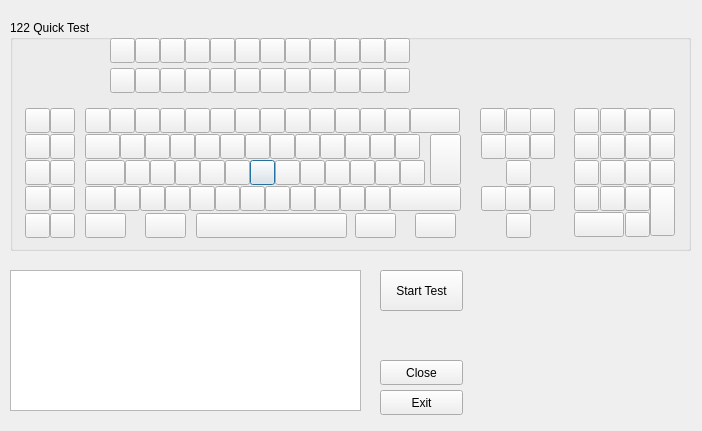
<?xml version="1.0" encoding="UTF-8"?>
<ui version="4.0">
 <class>kb_Quick122</class>
 <widget class="QDialog" name="kb_Quick122">
  <property name="windowModality">
   <enum>Qt::ApplicationModal</enum>
  </property>
  <property name="geometry">
   <rect>
    <x>0</x>
    <y>0</y>
    <width>702</width>
    <height>431</height>
   </rect>
  </property>
  <property name="windowTitle">
   <string>Unicomp - Quick 122 Test</string>
  </property>
  <widget class="QGroupBox" name="grpQuick">
   <property name="geometry">
    <rect>
     <x>10</x>
     <y>20</y>
     <width>681</width>
     <height>231</height>
    </rect>
   </property>
   <property name="title">
    <string>122 Quick Test</string>
   </property>
   <widget class="QPushButton" name="pos036">
    <property name="geometry">
     <rect>
      <x>240</x>
      <y>140</y>
      <width>25</width>
      <height>25</height>
     </rect>
    </property>
    <property name="text">
     <string/>
    </property>
   </widget>
   <widget class="QPushButton" name="pos043">
    <property name="geometry">
     <rect>
      <x>420</x>
      <y>114</y>
      <width>31</width>
      <height>51</height>
     </rect>
    </property>
    <property name="text">
     <string/>
    </property>
   </widget>
   <widget class="QPushButton" name="pos085">
    <property name="geometry">
     <rect>
      <x>520</x>
      <y>88</y>
      <width>25</width>
      <height>25</height>
     </rect>
    </property>
    <property name="text">
     <string/>
    </property>
   </widget>
   <widget class="QPushButton" name="pos021">
    <property name="geometry">
     <rect>
      <x>210</x>
      <y>114</y>
      <width>25</width>
      <height>25</height>
     </rect>
    </property>
    <property name="text">
     <string/>
    </property>
   </widget>
   <widget class="QPushButton" name="pos092">
    <property name="geometry">
     <rect>
      <x>564</x>
      <y>140</y>
      <width>25</width>
      <height>25</height>
     </rect>
    </property>
    <property name="text">
     <string/>
    </property>
   </widget>
   <widget class="QPushButton" name="pos133">
    <property name="geometry">
     <rect>
      <x>375</x>
      <y>18</y>
      <width>25</width>
      <height>25</height>
     </rect>
    </property>
    <property name="text">
     <string/>
    </property>
   </widget>
   <widget class="QPushButton" name="pos055">
    <property name="geometry">
     <rect>
      <x>355</x>
      <y>166</y>
      <width>25</width>
      <height>25</height>
     </rect>
    </property>
    <property name="text">
     <string/>
    </property>
   </widget>
   <widget class="QPushButton" name="pos121">
    <property name="geometry">
     <rect>
      <x>375</x>
      <y>48</y>
      <width>25</width>
      <height>25</height>
     </rect>
    </property>
    <property name="text">
     <string/>
    </property>
   </widget>
   <widget class="QPushButton" name="pos062">
    <property name="geometry">
     <rect>
      <x>345</x>
      <y>193</y>
      <width>41</width>
      <height>25</height>
     </rect>
    </property>
    <property name="text">
     <string/>
    </property>
   </widget>
   <widget class="QPushButton" name="pos039">
    <property name="geometry">
     <rect>
      <x>315</x>
      <y>140</y>
      <width>25</width>
      <height>25</height>
     </rect>
    </property>
    <property name="text">
     <string/>
    </property>
   </widget>
   <widget class="QPushButton" name="pos053">
    <property name="geometry">
     <rect>
      <x>305</x>
      <y>166</y>
      <width>25</width>
      <height>25</height>
     </rect>
    </property>
    <property name="text">
     <string/>
    </property>
   </widget>
   <widget class="QPushButton" name="pos128">
    <property name="geometry">
     <rect>
      <x>250</x>
      <y>18</y>
      <width>25</width>
      <height>25</height>
     </rect>
    </property>
    <property name="text">
     <string/>
    </property>
   </widget>
   <widget class="QPushButton" name="pos132">
    <property name="geometry">
     <rect>
      <x>350</x>
      <y>18</y>
      <width>25</width>
      <height>25</height>
     </rect>
    </property>
    <property name="text">
     <string/>
    </property>
   </widget>
   <widget class="QPushButton" name="pos040">
    <property name="geometry">
     <rect>
      <x>340</x>
      <y>140</y>
      <width>25</width>
      <height>25</height>
     </rect>
    </property>
    <property name="text">
     <string/>
    </property>
   </widget>
   <widget class="QPushButton" name="pos112">
    <property name="geometry">
     <rect>
      <x>150</x>
      <y>48</y>
      <width>25</width>
      <height>25</height>
     </rect>
    </property>
    <property name="text">
     <string/>
    </property>
   </widget>
   <widget class="QPushButton" name="pos065">
    <property name="geometry">
     <rect>
      <x>40</x>
      <y>88</y>
      <width>25</width>
      <height>25</height>
     </rect>
    </property>
    <property name="text">
     <string/>
    </property>
   </widget>
   <widget class="QPushButton" name="pos045">
    <property name="geometry">
     <rect>
      <x>105</x>
      <y>166</y>
      <width>25</width>
      <height>25</height>
     </rect>
    </property>
    <property name="whatsThis">
     <string>&lt;html&gt;&lt;head/&gt;&lt;body&gt;&lt;p&gt;F13&lt;/p&gt;&lt;/body&gt;&lt;/html&gt;</string>
    </property>
    <property name="text">
     <string/>
    </property>
    <property name="checkable">
     <bool>false</bool>
    </property>
   </widget>
   <widget class="QPushButton" name="pos118">
    <property name="geometry">
     <rect>
      <x>300</x>
      <y>48</y>
      <width>25</width>
      <height>25</height>
     </rect>
    </property>
    <property name="text">
     <string/>
    </property>
   </widget>
   <widget class="QPushButton" name="pos012">
    <property name="geometry">
     <rect>
      <x>350</x>
      <y>88</y>
      <width>25</width>
      <height>25</height>
     </rect>
    </property>
    <property name="text">
     <string/>
    </property>
   </widget>
   <widget class="QPushButton" name="pos066">
    <property name="geometry">
     <rect>
      <x>40</x>
      <y>114</y>
      <width>25</width>
      <height>25</height>
     </rect>
    </property>
    <property name="text">
     <string/>
    </property>
   </widget>
   <widget class="QPushButton" name="pos116">
    <property name="geometry">
     <rect>
      <x>250</x>
      <y>48</y>
      <width>25</width>
      <height>25</height>
     </rect>
    </property>
    <property name="text">
     <string/>
    </property>
   </widget>
   <widget class="QPushButton" name="pos099">
    <property name="geometry">
     <rect>
      <x>564</x>
      <y>192</y>
      <width>50</width>
      <height>25</height>
     </rect>
    </property>
    <property name="text">
     <string/>
    </property>
   </widget>
   <widget class="QPushButton" name="pos027">
    <property name="geometry">
     <rect>
      <x>360</x>
      <y>114</y>
      <width>25</width>
      <height>25</height>
     </rect>
    </property>
    <property name="text">
     <string/>
    </property>
   </widget>
   <widget class="QPushButton" name="pos069">
    <property name="geometry">
     <rect>
      <x>40</x>
      <y>193</y>
      <width>25</width>
      <height>25</height>
     </rect>
    </property>
    <property name="text">
     <string/>
    </property>
   </widget>
   <widget class="QPushButton" name="pos026">
    <property name="geometry">
     <rect>
      <x>335</x>
      <y>114</y>
      <width>25</width>
      <height>25</height>
     </rect>
    </property>
    <property name="text">
     <string/>
    </property>
   </widget>
   <widget class="QPushButton" name="pos102">
    <property name="geometry">
     <rect>
      <x>615</x>
      <y>140</y>
      <width>25</width>
      <height>25</height>
     </rect>
    </property>
    <property name="text">
     <string/>
    </property>
   </widget>
   <widget class="QPushButton" name="pos078">
    <property name="geometry">
     <rect>
      <x>471</x>
      <y>166</y>
      <width>25</width>
      <height>25</height>
     </rect>
    </property>
    <property name="text">
     <string/>
    </property>
   </widget>
   <widget class="QPushButton" name="pos007">
    <property name="geometry">
     <rect>
      <x>225</x>
      <y>88</y>
      <width>25</width>
      <height>25</height>
     </rect>
    </property>
    <property name="text">
     <string/>
    </property>
   </widget>
   <widget class="QPushButton" name="pos018">
    <property name="geometry">
     <rect>
      <x>135</x>
      <y>114</y>
      <width>25</width>
      <height>25</height>
     </rect>
    </property>
    <property name="text">
     <string/>
    </property>
   </widget>
   <widget class="QPushButton" name="pos047">
    <property name="geometry">
     <rect>
      <x>155</x>
      <y>166</y>
      <width>25</width>
      <height>25</height>
     </rect>
    </property>
    <property name="text">
     <string/>
    </property>
   </widget>
   <widget class="QPushButton" name="pos106">
    <property name="geometry">
     <rect>
      <x>640</x>
      <y>114</y>
      <width>25</width>
      <height>25</height>
     </rect>
    </property>
    <property name="text">
     <string/>
    </property>
   </widget>
   <widget class="QPushButton" name="pos010">
    <property name="geometry">
     <rect>
      <x>300</x>
      <y>88</y>
      <width>25</width>
      <height>25</height>
     </rect>
    </property>
    <property name="text">
     <string/>
    </property>
   </widget>
   <widget class="QPushButton" name="pos067">
    <property name="geometry">
     <rect>
      <x>40</x>
      <y>140</y>
      <width>25</width>
      <height>25</height>
     </rect>
    </property>
    <property name="text">
     <string/>
    </property>
   </widget>
   <widget class="QPushButton" name="pos024">
    <property name="geometry">
     <rect>
      <x>285</x>
      <y>114</y>
      <width>25</width>
      <height>25</height>
     </rect>
    </property>
    <property name="text">
     <string/>
    </property>
   </widget>
   <widget class="QPushButton" name="pos020">
    <property name="geometry">
     <rect>
      <x>185</x>
      <y>114</y>
      <width>25</width>
      <height>25</height>
     </rect>
    </property>
    <property name="text">
     <string/>
    </property>
   </widget>
   <widget class="QPushButton" name="pos001">
    <property name="geometry">
     <rect>
      <x>75</x>
      <y>88</y>
      <width>25</width>
      <height>25</height>
     </rect>
    </property>
    <property name="text">
     <string/>
    </property>
   </widget>
   <widget class="QPushButton" name="pos130">
    <property name="geometry">
     <rect>
      <x>300</x>
      <y>18</y>
      <width>25</width>
      <height>25</height>
     </rect>
    </property>
    <property name="text">
     <string/>
    </property>
   </widget>
   <widget class="QPushButton" name="pos042">
    <property name="geometry">
     <rect>
      <x>390</x>
      <y>140</y>
      <width>25</width>
      <height>25</height>
     </rect>
    </property>
    <property name="text">
     <string/>
    </property>
   </widget>
   <widget class="QPushButton" name="pos071">
    <property name="geometry">
     <rect>
      <x>15</x>
      <y>114</y>
      <width>25</width>
      <height>25</height>
     </rect>
    </property>
    <property name="text">
     <string/>
    </property>
   </widget>
   <widget class="QPushButton" name="pos103">
    <property name="geometry">
     <rect>
      <x>615</x>
      <y>166</y>
      <width>25</width>
      <height>25</height>
     </rect>
    </property>
    <property name="text">
     <string/>
    </property>
   </widget>
   <widget class="QPushButton" name="pos061">
    <property name="geometry">
     <rect>
      <x>186</x>
      <y>193</y>
      <width>151</width>
      <height>25</height>
     </rect>
    </property>
    <property name="text">
     <string/>
    </property>
   </widget>
   <widget class="QPushButton" name="pos034">
    <property name="geometry">
     <rect>
      <x>190</x>
      <y>140</y>
      <width>25</width>
      <height>25</height>
     </rect>
    </property>
    <property name="text">
     <string/>
    </property>
   </widget>
   <widget class="QPushButton" name="pos051">
    <property name="geometry">
     <rect>
      <x>255</x>
      <y>166</y>
      <width>25</width>
      <height>25</height>
     </rect>
    </property>
    <property name="text">
     <string/>
    </property>
   </widget>
   <widget class="QPushButton" name="pos075">
    <property name="geometry">
     <rect>
      <x>470</x>
      <y>88</y>
      <width>25</width>
      <height>25</height>
     </rect>
    </property>
    <property name="text">
     <string/>
    </property>
   </widget>
   <widget class="QPushButton" name="pos022">
    <property name="geometry">
     <rect>
      <x>235</x>
      <y>114</y>
      <width>25</width>
      <height>25</height>
     </rect>
    </property>
    <property name="text">
     <string/>
    </property>
   </widget>
   <widget class="QPushButton" name="pos050">
    <property name="geometry">
     <rect>
      <x>230</x>
      <y>166</y>
      <width>25</width>
      <height>25</height>
     </rect>
    </property>
    <property name="text">
     <string/>
    </property>
   </widget>
   <widget class="QPushButton" name="pos030">
    <property name="geometry">
     <rect>
      <x>75</x>
      <y>140</y>
      <width>40</width>
      <height>25</height>
     </rect>
    </property>
    <property name="text">
     <string/>
    </property>
   </widget>
   <widget class="QPushButton" name="pos131">
    <property name="geometry">
     <rect>
      <x>325</x>
      <y>18</y>
      <width>25</width>
      <height>25</height>
     </rect>
    </property>
    <property name="text">
     <string/>
    </property>
   </widget>
   <widget class="QPushButton" name="pos080">
    <property name="geometry">
     <rect>
      <x>496</x>
      <y>88</y>
      <width>25</width>
      <height>25</height>
     </rect>
    </property>
    <property name="text">
     <string/>
    </property>
   </widget>
   <widget class="QPushButton" name="pos111">
    <property name="geometry">
     <rect>
      <x>125</x>
      <y>48</y>
      <width>25</width>
      <height>25</height>
     </rect>
    </property>
    <property name="text">
     <string/>
    </property>
   </widget>
   <widget class="QPushButton" name="pos033">
    <property name="geometry">
     <rect>
      <x>165</x>
      <y>140</y>
      <width>25</width>
      <height>25</height>
     </rect>
    </property>
    <property name="text">
     <string/>
    </property>
   </widget>
   <widget class="QPushButton" name="pos017">
    <property name="geometry">
     <rect>
      <x>110</x>
      <y>114</y>
      <width>25</width>
      <height>25</height>
     </rect>
    </property>
    <property name="whatsThis">
     <string>&lt;html&gt;&lt;head/&gt;&lt;body&gt;&lt;p&gt;F13&lt;/p&gt;&lt;/body&gt;&lt;/html&gt;</string>
    </property>
    <property name="text">
     <string/>
    </property>
    <property name="checkable">
     <bool>false</bool>
    </property>
   </widget>
   <widget class="QPushButton" name="pos113">
    <property name="geometry">
     <rect>
      <x>175</x>
      <y>48</y>
      <width>25</width>
      <height>25</height>
     </rect>
    </property>
    <property name="text">
     <string/>
    </property>
   </widget>
   <widget class="QPushButton" name="pos095">
    <property name="geometry">
     <rect>
      <x>590</x>
      <y>88</y>
      <width>25</width>
      <height>25</height>
     </rect>
    </property>
    <property name="text">
     <string/>
    </property>
   </widget>
   <widget class="QPushButton" name="pos126">
    <property name="geometry">
     <rect>
      <x>200</x>
      <y>18</y>
      <width>25</width>
      <height>25</height>
     </rect>
    </property>
    <property name="text">
     <string/>
    </property>
   </widget>
   <widget class="QPushButton" name="pos081">
    <property name="geometry">
     <rect>
      <x>495</x>
      <y>114</y>
      <width>25</width>
      <height>25</height>
     </rect>
    </property>
    <property name="text">
     <string/>
    </property>
   </widget>
   <widget class="QPushButton" name="pos046">
    <property name="geometry">
     <rect>
      <x>130</x>
      <y>166</y>
      <width>25</width>
      <height>25</height>
     </rect>
    </property>
    <property name="text">
     <string/>
    </property>
   </widget>
   <widget class="QPushButton" name="pos120">
    <property name="geometry">
     <rect>
      <x>350</x>
      <y>48</y>
      <width>25</width>
      <height>25</height>
     </rect>
    </property>
    <property name="text">
     <string/>
    </property>
   </widget>
   <widget class="QPushButton" name="pos052">
    <property name="geometry">
     <rect>
      <x>280</x>
      <y>166</y>
      <width>25</width>
      <height>25</height>
     </rect>
    </property>
    <property name="text">
     <string/>
    </property>
   </widget>
   <widget class="QPushButton" name="pos076">
    <property name="geometry">
     <rect>
      <x>471</x>
      <y>114</y>
      <width>25</width>
      <height>25</height>
     </rect>
    </property>
    <property name="text">
     <string/>
    </property>
   </widget>
   <widget class="QPushButton" name="pos068">
    <property name="geometry">
     <rect>
      <x>40</x>
      <y>166</y>
      <width>25</width>
      <height>25</height>
     </rect>
    </property>
    <property name="text">
     <string/>
    </property>
   </widget>
   <widget class="QPushButton" name="pos035">
    <property name="geometry">
     <rect>
      <x>215</x>
      <y>140</y>
      <width>25</width>
      <height>25</height>
     </rect>
    </property>
    <property name="text">
     <string/>
    </property>
   </widget>
   <widget class="QPushButton" name="pos048">
    <property name="geometry">
     <rect>
      <x>180</x>
      <y>166</y>
      <width>25</width>
      <height>25</height>
     </rect>
    </property>
    <property name="text">
     <string/>
    </property>
   </widget>
   <widget class="QPushButton" name="pos016">
    <property name="geometry">
     <rect>
      <x>75</x>
      <y>114</y>
      <width>35</width>
      <height>25</height>
     </rect>
    </property>
    <property name="text">
     <string/>
    </property>
   </widget>
   <widget class="QPushButton" name="pos070">
    <property name="geometry">
     <rect>
      <x>15</x>
      <y>88</y>
      <width>25</width>
      <height>25</height>
     </rect>
    </property>
    <property name="text">
     <string/>
    </property>
   </widget>
   <widget class="QPushButton" name="pos028">
    <property name="geometry">
     <rect>
      <x>385</x>
      <y>114</y>
      <width>25</width>
      <height>25</height>
     </rect>
    </property>
    <property name="text">
     <string/>
    </property>
   </widget>
   <widget class="QPushButton" name="pos064">
    <property name="geometry">
     <rect>
      <x>405</x>
      <y>193</y>
      <width>41</width>
      <height>25</height>
     </rect>
    </property>
    <property name="text">
     <string/>
    </property>
   </widget>
   <widget class="QPushButton" name="pos105">
    <property name="geometry">
     <rect>
      <x>640</x>
      <y>88</y>
      <width>25</width>
      <height>25</height>
     </rect>
    </property>
    <property name="text">
     <string/>
    </property>
   </widget>
   <widget class="QPushButton" name="pos088">
    <property name="geometry">
     <rect>
      <x>520</x>
      <y>166</y>
      <width>25</width>
      <height>25</height>
     </rect>
    </property>
    <property name="text">
     <string/>
    </property>
   </widget>
   <widget class="QPushButton" name="pos037">
    <property name="geometry">
     <rect>
      <x>265</x>
      <y>140</y>
      <width>25</width>
      <height>25</height>
     </rect>
    </property>
    <property name="text">
     <string/>
    </property>
   </widget>
   <widget class="QPushButton" name="pos107">
    <property name="geometry">
     <rect>
      <x>640</x>
      <y>140</y>
      <width>25</width>
      <height>25</height>
     </rect>
    </property>
    <property name="text">
     <string/>
    </property>
   </widget>
   <widget class="QPushButton" name="pos009">
    <property name="geometry">
     <rect>
      <x>275</x>
      <y>88</y>
      <width>25</width>
      <height>25</height>
     </rect>
    </property>
    <property name="text">
     <string/>
    </property>
   </widget>
   <widget class="QPushButton" name="pos110">
    <property name="geometry">
     <rect>
      <x>100</x>
      <y>48</y>
      <width>25</width>
      <height>25</height>
     </rect>
    </property>
    <property name="text">
     <string/>
    </property>
   </widget>
   <widget class="QPushButton" name="pos060">
    <property name="geometry">
     <rect>
      <x>135</x>
      <y>193</y>
      <width>41</width>
      <height>25</height>
     </rect>
    </property>
    <property name="text">
     <string/>
    </property>
   </widget>
   <widget class="QPushButton" name="pos084">
    <property name="geometry">
     <rect>
      <x>496</x>
      <y>193</y>
      <width>25</width>
      <height>25</height>
     </rect>
    </property>
    <property name="text">
     <string/>
    </property>
   </widget>
   <widget class="QPushButton" name="pos004">
    <property name="geometry">
     <rect>
      <x>150</x>
      <y>88</y>
      <width>25</width>
      <height>25</height>
     </rect>
    </property>
    <property name="text">
     <string/>
    </property>
   </widget>
   <widget class="QPushButton" name="pos006">
    <property name="geometry">
     <rect>
      <x>200</x>
      <y>88</y>
      <width>25</width>
      <height>25</height>
     </rect>
    </property>
    <property name="text">
     <string/>
    </property>
   </widget>
   <widget class="QPushButton" name="pos083">
    <property name="geometry">
     <rect>
      <x>495</x>
      <y>166</y>
      <width>25</width>
      <height>25</height>
     </rect>
    </property>
    <property name="text">
     <string/>
    </property>
   </widget>
   <widget class="QPushButton" name="pos015">
    <property name="geometry">
     <rect>
      <x>400</x>
      <y>88</y>
      <width>50</width>
      <height>25</height>
     </rect>
    </property>
    <property name="text">
     <string/>
    </property>
   </widget>
   <widget class="QPushButton" name="pos011">
    <property name="geometry">
     <rect>
      <x>325</x>
      <y>88</y>
      <width>25</width>
      <height>25</height>
     </rect>
    </property>
    <property name="text">
     <string/>
    </property>
   </widget>
   <widget class="QPushButton" name="pos125">
    <property name="geometry">
     <rect>
      <x>175</x>
      <y>18</y>
      <width>25</width>
      <height>25</height>
     </rect>
    </property>
    <property name="text">
     <string/>
    </property>
   </widget>
   <widget class="QPushButton" name="pos031">
    <property name="geometry">
     <rect>
      <x>115</x>
      <y>140</y>
      <width>25</width>
      <height>25</height>
     </rect>
    </property>
    <property name="whatsThis">
     <string>&lt;html&gt;&lt;head/&gt;&lt;body&gt;&lt;p&gt;F13&lt;/p&gt;&lt;/body&gt;&lt;/html&gt;</string>
    </property>
    <property name="text">
     <string/>
    </property>
    <property name="checkable">
     <bool>false</bool>
    </property>
   </widget>
   <widget class="QPushButton" name="pos122">
    <property name="geometry">
     <rect>
      <x>100</x>
      <y>18</y>
      <width>25</width>
      <height>25</height>
     </rect>
    </property>
    <property name="statusTip">
     <string>F13</string>
    </property>
    <property name="whatsThis">
     <string/>
    </property>
    <property name="autoFillBackground">
     <bool>false</bool>
    </property>
    <property name="text">
     <string/>
    </property>
    <property name="checkable">
     <bool>false</bool>
    </property>
    <property name="default">
     <bool>false</bool>
    </property>
    <property name="flat">
     <bool>false</bool>
    </property>
   </widget>
   <widget class="QPushButton" name="pos091">
    <property name="geometry">
     <rect>
      <x>564</x>
      <y>114</y>
      <width>25</width>
      <height>25</height>
     </rect>
    </property>
    <property name="text">
     <string/>
    </property>
   </widget>
   <widget class="QPushButton" name="pos054">
    <property name="geometry">
     <rect>
      <x>330</x>
      <y>166</y>
      <width>25</width>
      <height>25</height>
     </rect>
    </property>
    <property name="text">
     <string/>
    </property>
   </widget>
   <widget class="QPushButton" name="pos114">
    <property name="geometry">
     <rect>
      <x>200</x>
      <y>48</y>
      <width>25</width>
      <height>25</height>
     </rect>
    </property>
    <property name="text">
     <string/>
    </property>
   </widget>
   <widget class="QPushButton" name="pos038">
    <property name="geometry">
     <rect>
      <x>290</x>
      <y>140</y>
      <width>25</width>
      <height>25</height>
     </rect>
    </property>
    <property name="text">
     <string/>
    </property>
   </widget>
   <widget class="QPushButton" name="pos096">
    <property name="geometry">
     <rect>
      <x>590</x>
      <y>114</y>
      <width>25</width>
      <height>25</height>
     </rect>
    </property>
    <property name="text">
     <string/>
    </property>
   </widget>
   <widget class="QPushButton" name="pos093">
    <property name="geometry">
     <rect>
      <x>564</x>
      <y>166</y>
      <width>25</width>
      <height>25</height>
     </rect>
    </property>
    <property name="text">
     <string/>
    </property>
   </widget>
   <widget class="QPushButton" name="pos003">
    <property name="geometry">
     <rect>
      <x>125</x>
      <y>88</y>
      <width>25</width>
      <height>25</height>
     </rect>
    </property>
    <property name="text">
     <string/>
    </property>
   </widget>
   <widget class="QPushButton" name="pos002">
    <property name="geometry">
     <rect>
      <x>100</x>
      <y>88</y>
      <width>25</width>
      <height>25</height>
     </rect>
    </property>
    <property name="text">
     <string/>
    </property>
   </widget>
   <widget class="QPushButton" name="pos058">
    <property name="geometry">
     <rect>
      <x>75</x>
      <y>193</y>
      <width>41</width>
      <height>25</height>
     </rect>
    </property>
    <property name="text">
     <string/>
    </property>
   </widget>
   <widget class="QPushButton" name="pos101">
    <property name="geometry">
     <rect>
      <x>615</x>
      <y>114</y>
      <width>25</width>
      <height>25</height>
     </rect>
    </property>
    <property name="text">
     <string/>
    </property>
   </widget>
   <widget class="QPushButton" name="pos057">
    <property name="geometry">
     <rect>
      <x>380</x>
      <y>166</y>
      <width>71</width>
      <height>25</height>
     </rect>
    </property>
    <property name="text">
     <string/>
    </property>
   </widget>
   <widget class="QPushButton" name="pos104">
    <property name="geometry">
     <rect>
      <x>615</x>
      <y>192</y>
      <width>25</width>
      <height>25</height>
     </rect>
    </property>
    <property name="text">
     <string/>
    </property>
   </widget>
   <widget class="QPushButton" name="pos100">
    <property name="geometry">
     <rect>
      <x>615</x>
      <y>88</y>
      <width>25</width>
      <height>25</height>
     </rect>
    </property>
    <property name="text">
     <string/>
    </property>
   </widget>
   <widget class="QPushButton" name="pos013">
    <property name="geometry">
     <rect>
      <x>375</x>
      <y>88</y>
      <width>25</width>
      <height>25</height>
     </rect>
    </property>
    <property name="text">
     <string/>
    </property>
   </widget>
   <widget class="QPushButton" name="pos086">
    <property name="geometry">
     <rect>
      <x>520</x>
      <y>114</y>
      <width>25</width>
      <height>25</height>
     </rect>
    </property>
    <property name="text">
     <string/>
    </property>
   </widget>
   <widget class="QPushButton" name="pos098">
    <property name="geometry">
     <rect>
      <x>590</x>
      <y>166</y>
      <width>25</width>
      <height>25</height>
     </rect>
    </property>
    <property name="text">
     <string/>
    </property>
   </widget>
   <widget class="QPushButton" name="pos090">
    <property name="geometry">
     <rect>
      <x>564</x>
      <y>88</y>
      <width>25</width>
      <height>25</height>
     </rect>
    </property>
    <property name="text">
     <string/>
    </property>
   </widget>
   <widget class="QPushButton" name="pos119">
    <property name="geometry">
     <rect>
      <x>325</x>
      <y>48</y>
      <width>25</width>
      <height>25</height>
     </rect>
    </property>
    <property name="text">
     <string/>
    </property>
   </widget>
   <widget class="QPushButton" name="pos023">
    <property name="geometry">
     <rect>
      <x>260</x>
      <y>114</y>
      <width>25</width>
      <height>25</height>
     </rect>
    </property>
    <property name="text">
     <string/>
    </property>
   </widget>
   <widget class="QPushButton" name="pos072">
    <property name="geometry">
     <rect>
      <x>15</x>
      <y>140</y>
      <width>25</width>
      <height>25</height>
     </rect>
    </property>
    <property name="text">
     <string/>
    </property>
   </widget>
   <widget class="QPushButton" name="pos019">
    <property name="geometry">
     <rect>
      <x>160</x>
      <y>114</y>
      <width>25</width>
      <height>25</height>
     </rect>
    </property>
    <property name="text">
     <string/>
    </property>
   </widget>
   <widget class="QPushButton" name="pos008">
    <property name="geometry">
     <rect>
      <x>250</x>
      <y>88</y>
      <width>25</width>
      <height>25</height>
     </rect>
    </property>
    <property name="text">
     <string/>
    </property>
   </widget>
   <widget class="QPushButton" name="pos073">
    <property name="geometry">
     <rect>
      <x>15</x>
      <y>166</y>
      <width>25</width>
      <height>25</height>
     </rect>
    </property>
    <property name="text">
     <string/>
    </property>
   </widget>
   <widget class="QPushButton" name="pos127">
    <property name="geometry">
     <rect>
      <x>225</x>
      <y>18</y>
      <width>25</width>
      <height>25</height>
     </rect>
    </property>
    <property name="text">
     <string/>
    </property>
   </widget>
   <widget class="QPushButton" name="pos025">
    <property name="geometry">
     <rect>
      <x>310</x>
      <y>114</y>
      <width>25</width>
      <height>25</height>
     </rect>
    </property>
    <property name="text">
     <string/>
    </property>
   </widget>
   <widget class="QPushButton" name="pos124">
    <property name="geometry">
     <rect>
      <x>150</x>
      <y>18</y>
      <width>25</width>
      <height>25</height>
     </rect>
    </property>
    <property name="text">
     <string/>
    </property>
   </widget>
   <widget class="QPushButton" name="pos115">
    <property name="geometry">
     <rect>
      <x>225</x>
      <y>48</y>
      <width>25</width>
      <height>25</height>
     </rect>
    </property>
    <property name="text">
     <string/>
    </property>
   </widget>
   <widget class="QPushButton" name="pos108">
    <property name="geometry">
     <rect>
      <x>640</x>
      <y>166</y>
      <width>25</width>
      <height>50</height>
     </rect>
    </property>
    <property name="text">
     <string/>
    </property>
   </widget>
   <widget class="QPushButton" name="pos117">
    <property name="geometry">
     <rect>
      <x>275</x>
      <y>48</y>
      <width>25</width>
      <height>25</height>
     </rect>
    </property>
    <property name="text">
     <string/>
    </property>
   </widget>
   <widget class="QPushButton" name="pos005">
    <property name="geometry">
     <rect>
      <x>175</x>
      <y>88</y>
      <width>25</width>
      <height>25</height>
     </rect>
    </property>
    <property name="text">
     <string/>
    </property>
   </widget>
   <widget class="QPushButton" name="pos044">
    <property name="geometry">
     <rect>
      <x>75</x>
      <y>166</y>
      <width>30</width>
      <height>25</height>
     </rect>
    </property>
    <property name="text">
     <string/>
    </property>
   </widget>
   <widget class="QPushButton" name="pos041">
    <property name="geometry">
     <rect>
      <x>365</x>
      <y>140</y>
      <width>25</width>
      <height>25</height>
     </rect>
    </property>
    <property name="text">
     <string/>
    </property>
   </widget>
   <widget class="QPushButton" name="pos049">
    <property name="geometry">
     <rect>
      <x>205</x>
      <y>166</y>
      <width>25</width>
      <height>25</height>
     </rect>
    </property>
    <property name="text">
     <string/>
    </property>
   </widget>
   <widget class="QPushButton" name="pos123">
    <property name="geometry">
     <rect>
      <x>125</x>
      <y>18</y>
      <width>25</width>
      <height>25</height>
     </rect>
    </property>
    <property name="autoFillBackground">
     <bool>true</bool>
    </property>
    <property name="styleSheet">
     <string notr="true">test rgb(170, 170, 255)</string>
    </property>
    <property name="text">
     <string/>
    </property>
    <property name="default">
     <bool>false</bool>
    </property>
    <property name="flat">
     <bool>false</bool>
    </property>
   </widget>
   <widget class="QPushButton" name="pos074">
    <property name="geometry">
     <rect>
      <x>15</x>
      <y>193</y>
      <width>25</width>
      <height>25</height>
     </rect>
    </property>
    <property name="text">
     <string/>
    </property>
   </widget>
   <widget class="QPushButton" name="pos032">
    <property name="geometry">
     <rect>
      <x>140</x>
      <y>140</y>
      <width>25</width>
      <height>25</height>
     </rect>
    </property>
    <property name="text">
     <string/>
    </property>
   </widget>
   <widget class="QPushButton" name="pos097">
    <property name="geometry">
     <rect>
      <x>590</x>
      <y>140</y>
      <width>25</width>
      <height>25</height>
     </rect>
    </property>
    <property name="text">
     <string/>
    </property>
   </widget>
   <widget class="QPushButton" name="pos129">
    <property name="geometry">
     <rect>
      <x>275</x>
      <y>18</y>
      <width>25</width>
      <height>25</height>
     </rect>
    </property>
    <property name="text">
     <string/>
    </property>
   </widget>
   <widget class="QPushButton" name="pos082">
    <property name="geometry">
     <rect>
      <x>496</x>
      <y>140</y>
      <width>25</width>
      <height>25</height>
     </rect>
    </property>
    <property name="text">
     <string/>
    </property>
   </widget>
  </widget>
  <widget class="QPushButton" name="btnClose">
   <property name="geometry">
    <rect>
     <x>380</x>
     <y>360</y>
     <width>83</width>
     <height>25</height>
    </rect>
   </property>
   <property name="text">
    <string>Close</string>
   </property>
  </widget>
  <widget class="QTextBrowser" name="txbOutput">
   <property name="geometry">
    <rect>
     <x>10</x>
     <y>270</y>
     <width>351</width>
     <height>141</height>
    </rect>
   </property>
  </widget>
  <widget class="QPushButton" name="btnExit">
   <property name="geometry">
    <rect>
     <x>380</x>
     <y>390</y>
     <width>83</width>
     <height>25</height>
    </rect>
   </property>
   <property name="text">
    <string>Exit</string>
   </property>
  </widget>
  <widget class="QPushButton" name="btnStartTest">
   <property name="geometry">
    <rect>
     <x>380</x>
     <y>270</y>
     <width>83</width>
     <height>41</height>
    </rect>
   </property>
   <property name="text">
    <string>Start Test</string>
   </property>
  </widget>
 </widget>
 <resources/>
 <connections/>
</ui>
